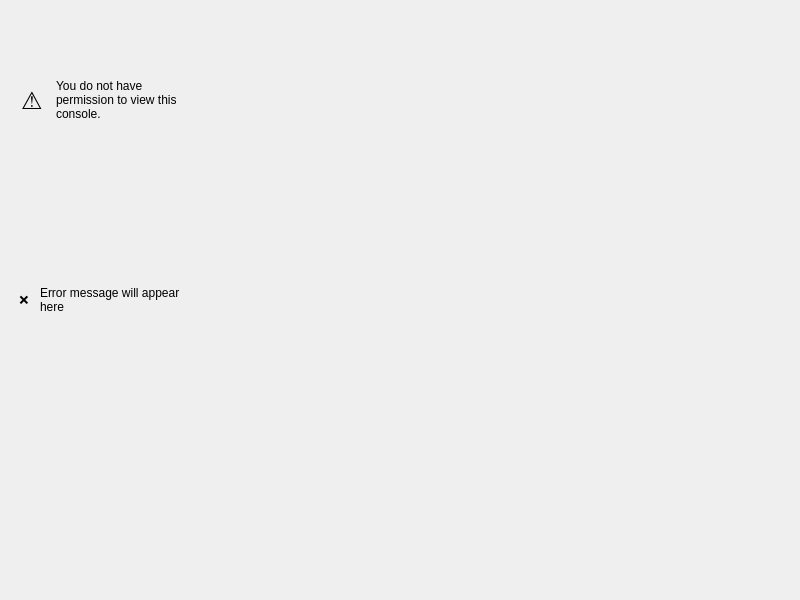
<?xml version="1.0" encoding="UTF-8"?>
<ui version="4.0">
 <class>ConsolePanel</class>
 <widget class="QWidget" name="ConsolePanel">
  <property name="geometry">
   <rect>
    <x>0</x>
    <y>0</y>
    <width>800</width>
    <height>600</height>
   </rect>
  </property>
  <property name="windowTitle">
   <string>Console Panel</string>
  </property>
  <layout class="QVBoxLayout" name="verticalLayout">
   <property name="spacing">
    <number>0</number>
   </property>
   <property name="leftMargin">
    <number>0</number>
   </property>
   <property name="topMargin">
    <number>0</number>
   </property>
   <property name="rightMargin">
    <number>0</number>
   </property>
   <property name="bottomMargin">
    <number>0</number>
   </property>
   
   <!-- RBAC Warning Panel -->
   <item>
    <widget class="QWidget" name="rbacWarningPanel" native="true">
     <property name="visible">
      <bool>false</bool>
     </property>
     <layout class="QHBoxLayout" name="rbacLayout">
      <property name="spacing">
       <number>8</number>
      </property>
      <property name="leftMargin">
       <number>16</number>
      </property>
      <property name="topMargin">
       <number>8</number>
      </property>
      <property name="rightMargin">
       <number>16</number>
      </property>
      <property name="bottomMargin">
       <number>8</number>
      </property>
      <item>
       <widget class="QLabel" name="rbacWarningIcon">
        <property name="minimumSize">
         <size>
          <width>32</width>
          <height>32</height>
         </size>
        </property>
        <property name="maximumSize">
         <size>
          <width>32</width>
          <height>32</height>
         </size>
        </property>
        <property name="text">
         <string>⚠️</string>
        </property>
        <property name="alignment">
         <set>Qt::AlignCenter</set>
        </property>
        <property name="styleSheet">
         <string>font-size: 24px;</string>
        </property>
       </widget>
      </item>
      <item>
       <widget class="QLabel" name="rbacWarningLabel">
        <property name="text">
         <string>You do not have permission to view this console.</string>
        </property>
        <property name="wordWrap">
         <bool>true</bool>
        </property>
       </widget>
      </item>
      <item>
       <spacer name="rbacSpacer">
        <property name="orientation">
         <enum>Qt::Horizontal</enum>
        </property>
        <property name="sizeHint" stdset="0">
         <size>
          <width>40</width>
          <height>20</height>
         </size>
        </property>
       </spacer>
      </item>
     </layout>
    </widget>
   </item>
   
   <!-- Error Message Panel -->
   <item>
    <widget class="QWidget" name="errorPanel" native="true">
     <property name="visible">
      <bool>false</bool>
     </property>
     <layout class="QHBoxLayout" name="errorLayout">
      <property name="spacing">
       <number>8</number>
      </property>
      <property name="leftMargin">
       <number>16</number>
      </property>
      <property name="topMargin">
       <number>8</number>
      </property>
      <property name="rightMargin">
       <number>16</number>
      </property>
      <property name="bottomMargin">
       <number>8</number>
      </property>
      <item>
       <widget class="QLabel" name="errorIcon">
        <property name="minimumSize">
         <size>
          <width>16</width>
          <height>16</height>
         </size>
        </property>
        <property name="maximumSize">
         <size>
          <width>16</width>
          <height>16</height>
         </size>
        </property>
        <property name="text">
         <string>❌</string>
        </property>
        <property name="alignment">
         <set>Qt::AlignCenter</set>
        </property>
       </widget>
      </item>
      <item>
       <widget class="QLabel" name="errorLabel">
        <property name="text">
         <string>Error message will appear here</string>
        </property>
        <property name="wordWrap">
         <bool>true</bool>
        </property>
       </widget>
      </item>
      <item>
       <spacer name="errorSpacer">
        <property name="orientation">
         <enum>Qt::Horizontal</enum>
        </property>
        <property name="sizeHint" stdset="0">
         <size>
          <width>40</width>
          <height>20</height>
         </size>
        </property>
       </spacer>
      </item>
     </layout>
    </widget>
   </item>
   
   <!-- Console Container (VNCView will be added here dynamically) -->
   <item>
    <widget class="QWidget" name="consoleContainer" native="true">
     <layout class="QVBoxLayout" name="consoleLayout">
      <property name="spacing">
       <number>0</number>
      </property>
      <property name="leftMargin">
       <number>0</number>
      </property>
      <property name="topMargin">
       <number>0</number>
      </property>
      <property name="rightMargin">
       <number>0</number>
      </property>
      <property name="bottomMargin">
       <number>0</number>
      </property>
     </layout>
    </widget>
   </item>
  </layout>
 </widget>
 <resources/>
 <connections/>
</ui>
